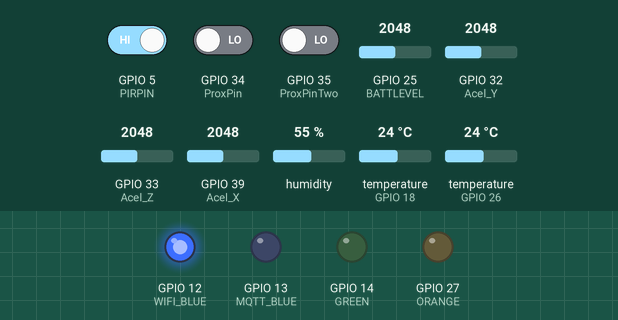
Recording of a sketch running on a simulated ESP32. Parts: output pins drawn as LEDs (lit = HIGH). Inputs (shaded band) come from the test bench; at power-on: GPIO 25 (BATTLEVEL) = 2048, GPIO 32 (Acel_Y) = 2048, GPIO 5 (PIRPIN) HIGH, GPIO 33 (Acel_Z) = 2048, GPIO 34 (ProxPin) LOW, GPIO 35 (ProxPinTwo) LOW, GPIO 39 (Acel_X) = 2048, humidity 55 %, temperature (sensors on GPIO 18, GPIO 26) 24 °C. WiFi joins after 1.5 s; servers stay silent unless stated; no MQTT or app messages arrive unless stated; what the sketch prints to the serial monitor is not drawn.

Above: at 0.1 s.
At 3.2 s:
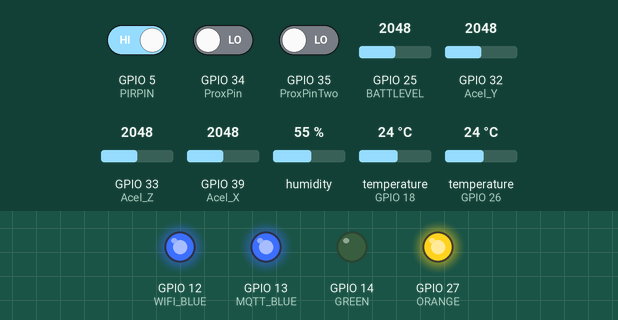
3.3 s: GPIO 25 (BATTLEVEL) set to 2971
5.0 s: GPIO 25 (BATTLEVEL) set to 3030
At 6.7 s:
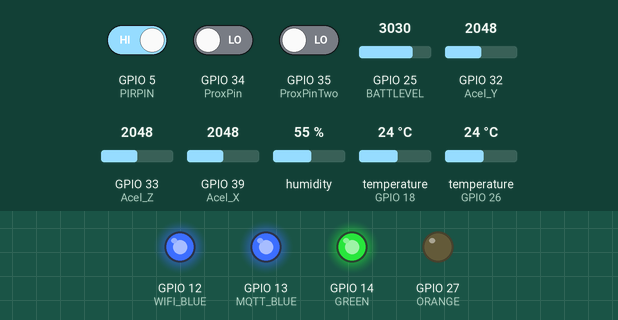
15.7 s: GPIO 32 (Acel_Y) set to 1046
22.9 s: GPIO 32 (Acel_Y) set to 958
Timing chart, 0 to 25.4 s (numbered marks = the images above; inputs shaded):
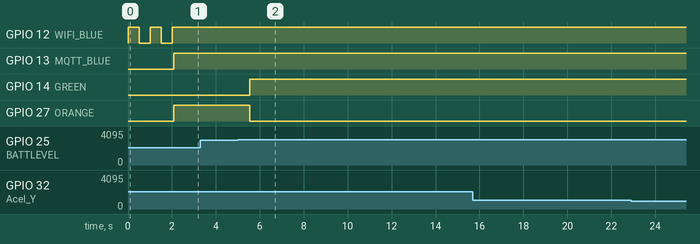

Measured:
- the behaviour switches between 2999 and 3000 on GPIO 25 (BATTLEVEL) (found by bisection; images 1 and 2)
- after the input at 3.3 s, every drawn part: stays the same
- after the input at 5.0 s, GPIO 14 (GREEN): LOW → HIGH after 0.55 s; GPIO 27 (ORANGE): HIGH → LOW after 0.55 s
- after the input at 15.7 s, every drawn part: stays the same
- after the input at 22.9 s, every drawn part: stays the same

The sketch:

ManIoTbox_v3.ino
```cpp
#define DHTTYPE DHT22
#define Acel_X A3
#define Acel_Y A4
#define Acel_Z A5
#define ProxPin 34
#define ProxPinTwo 35
#define OneWirePin 18
#define PIRPIN 5
#define DHTTOPPIN 26
#define BATTLEVEL A18
#define ORANGE 27
#define GREEN 14
#define WIFI_BLUE 12
#define MQTT_BLUE 13
#define BATT_LOW_LEVEL 3000

#include <Arduino.h>
#include <WiFi.h>
#include <Wire.h>
#include <OneWire.h>
#include <DallasTemperature.h>
#include <PubSubClient.h>
#include "DHT.h"


// CHANGE WIFI HERE
const char* ssid = "XRX";
const char* password = "52265226!!";
const char* mqtt_server = "mqtt.1worx.co";


WiFiClient espClient;
PubSubClient client(espClient);
long lastMsg = 0;
char msg[50];
int value = 0;

int minVal = 265;
int maxVal = 402;
float battery_val = 0;
float temp_val = 0;
float dht_h = 0;
float dht_t = 0;

double x;
double y;
double z;

volatile float prox1_val = 0;
volatile float prox2_val = 0;
volatile float pir_val = 0;

DHT dht(DHTTOPPIN, DHTTYPE);
OneWire oneWire(OneWirePin);
DallasTemperature sensors(&oneWire);

String BatteryLevel() {
  battery_val = analogRead(BATTLEVEL);

  if (battery_val < BATT_LOW_LEVEL) {
    digitalWrite(ORANGE, HIGH);
    digitalWrite(GREEN, LOW);
  }
  else {
    digitalWrite(ORANGE, LOW);
    digitalWrite(GREEN, HIGH);
  }
  String buf;
  buf += F(",\"batt\":");
  buf += String((battery_val / 4095.0) * 100.0, 0);


  return buf;
}

void ProxHandle1() {
    prox1_val += 1;
}

void ProxHandle2() {
    prox2_val += 1;
}


void PirHandle() {
  if (digitalRead(PIRPIN) == LOW) {
    pir_val = 1;
  } else {
    pir_val = 0;
  }
}


void setup() {
  Serial.begin(9600);
  pinMode(ORANGE, OUTPUT);
  pinMode(GREEN, OUTPUT);
  pinMode(WIFI_BLUE, OUTPUT);
  pinMode(MQTT_BLUE, OUTPUT);
  pinMode(OneWirePin, INPUT);
  pinMode(ProxPin, INPUT);
  pinMode(ProxPinTwo, INPUT);
  pinMode(PIRPIN, INPUT);
  pinMode(BATTLEVEL, INPUT);
  pinMode(Acel_X, INPUT);
  pinMode(Acel_Y, INPUT);
  pinMode(Acel_Z, INPUT);
  attachInterrupt(digitalPinToInterrupt(ProxPin), ProxHandle1, CHANGE);
  attachInterrupt(digitalPinToInterrupt(ProxPinTwo), ProxHandle2, CHANGE);
  attachInterrupt(digitalPinToInterrupt(PIRPIN), PirHandle, CHANGE);
  dht.begin();

  setup_wifi();
  client.setServer(mqtt_server, 1883);
  client.setCallback(callback);
}

void setup_wifi() {
  delay(10);
  Serial.println();
  Serial.print("Connecting to ");
  Serial.println(ssid);

  WiFi.begin(ssid, password);

  while (WiFi.status() != WL_CONNECTED) {
    digitalWrite(WIFI_BLUE, HIGH);
    delay(500);
    digitalWrite(WIFI_BLUE, LOW);
    delay(500);
    Serial.print(".");
  }

  Serial.println("");
  Serial.println("WiFi connected");
  Serial.println("IP address: ");
  Serial.println(WiFi.localIP());
  digitalWrite(WIFI_BLUE, HIGH);
}

void callback(char* topic, byte* message, unsigned int length) {
  Serial.print("Message arrived on topic: ");
  Serial.print(topic);
  Serial.print(". Message: ");
  String messageTemp;

  for (int i = 0; i < length; i++) {
    Serial.print((char)message[i]);
    messageTemp += (char)message[i];
  }
  Serial.println();


}

void reconnect() {

  while (!client.connected()) {
    Serial.print("Attempting MQTT connection...");

    if (client.connect("ESP8266Client")) {
      Serial.println("connected");

      client.subscribe("esp32/output");
      digitalWrite(MQTT_BLUE, HIGH);
    } else {
      Serial.print("failed, rc=");
      Serial.print(client.state());
      Serial.println(" try again in 5 seconds");

      delay(5000);
    }
  }
}

void loop() {


  if (!client.connected()) {
    digitalWrite(MQTT_BLUE, LOW);
    reconnect();
  }
  client.loop();

  long now = millis();
  if (now - lastMsg > 100) {
    lastMsg = now;

    String Result = "";


    Result ="{"+prox()+prox2()+pir()+acc()+dhti()+temp()+BatteryLevel()+"}";


    Serial.println(Result);


     char charBuf[200];
     Result.toCharArray(charBuf, 200);
     uint64_t chipid = ESP.getEfuseMac();
     String chipid_s = String((unsigned long)((chipid & 0xFFFF0000) >> 16), HEX) + String((unsigned long)((chipid & 0x0000FFFF)), HEX);
     String res = String("esp32/" + chipid_s);
     char buff2[200];
     res.toCharArray(buff2, 200);
    client.publish(buff2, charBuf);


  }


}

String acc()
{

  x = analogRead(Acel_X);
  y = analogRead(Acel_Y);
  z = analogRead(Acel_Z);


  String buf;
  buf += F(",\"x\":");
  buf += String(x, 0);
  buf += F(",\"y\":");
  buf += String(y, 0);
  buf += F(",\"z\":");
  buf += String(z, 0);


  return buf;


}

String dhti()
{


  float h = dht.readHumidity();

  float t = dht.readTemperature();


  if ((!isnan(h)) && (!isnan(t))) {
      dht_t = t;
      dht_h = h;
  }


  Serial.print("Humidity: ");
  Serial.print(h);
  Serial.print(" %\t");
  Serial.print("Temperature: ");
  Serial.print(t);
  Serial.print(" *C ");


    String buf;
    buf += F(",\"DUTTemp\":");
    buf += String(dht_t, 2);
    buf += F(",\"DHTHum\":");
    buf += String(dht_h, 2);


    return buf;
  }


String temp()
{


   sensors.requestTemperatures();


   float Current_Temp = sensors.getTempCByIndex(0);
   if (Current_Temp != -127.00) {
       temp_val = Current_Temp;
   }

   Serial.print("Temp: ");

   Serial.println(Current_Temp);

    String buf;
    buf += F(",\"Temp\":");
    buf += String(temp_val, 2);

   return buf;
}

String prox()
{
    String buf;
    buf += F("\"Prox\":");
    buf += String(prox1_val, 0);
    prox1_val = 0;
   return buf;
}

String prox2()
{
   String buf;
    buf += F(",\"Prox2\":");
    buf += String(prox2_val, 0);
    prox2_val = 0;
   return buf;
}

String pir(){

  String buf;
    buf += F(",\"Pir\":");
    buf += String(pir_val, 0);

   return buf;
  }
```
